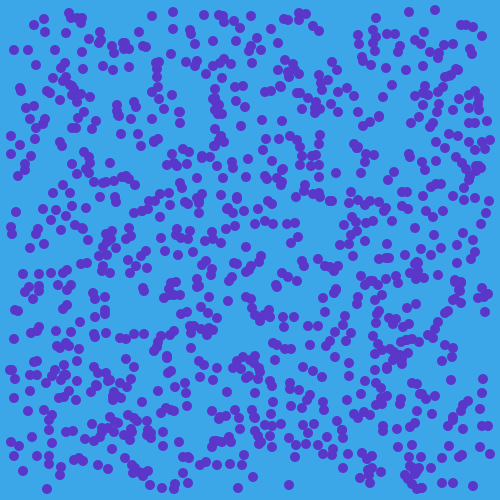
Frame 1 (no input)
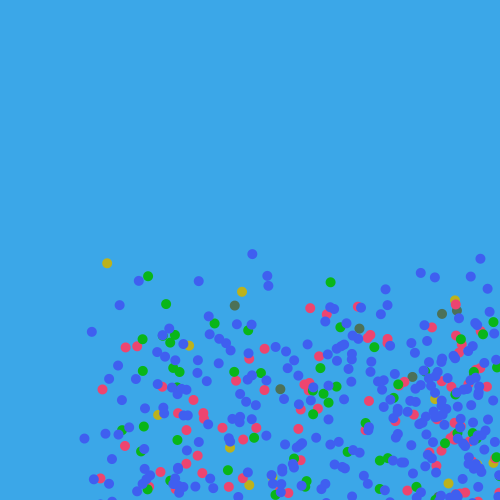
Frame 60 (the mouse pressed at the canvas centre just before this capture)
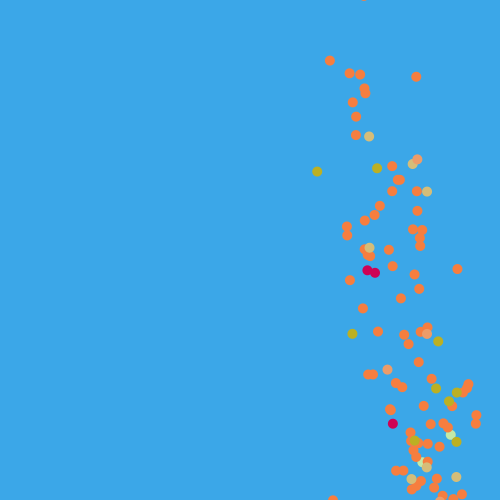
Frame 120 (the mouse held since frame 60 and released just before this capture)

The Processing sketch that drew these frames (run headless with seeded random() and noise(); from frame 60 on, the mouse is pressed at the canvas centre):

// Processing sketch: processing_33726
// ── processing_33726.pde

int numCircles = 1000;
float [] circleX = new float[numCircles];
float [] circleY = new float[numCircles];
float [] velX = new float[numCircles];
int [] rad = new int[numCircles];
float [] r = new float[numCircles];
float [] g = new float[numCircles];
float [] b = new float[numCircles];
float [] velY = new float[numCircles];
 
void setup(){
  size(500,500);
  smooth();
  noStroke();
  frameRate(50);
   
  for(int i=0; i< numCircles; i++){
    rad[i] = 10;
    fill(91,55,201);
    circleX[i] = round(random(rad[i], width-rad[i]));
    circleY[i] = round(random(rad[i], height-rad[i]));
    velX[i] = random(1, 2);
    velY[i] = random(4, 6);
  }
}
 
void draw(){
  background(59, 167, 232);
  noStroke();
  for(int j=0; j< numCircles; j++){
    ellipse(circleX[j], circleY[j],rad[j],rad[j]);
    
    circleX[j] = circleX[j] + velX[j];
    circleY[j] = circleY[j] + velY[j];
    
    r[j] = random(1,255);
    g[j] = random(1,255);
    b[j] = random(1,255);
    
    
    if(circleX[j] <= 0 || circleX[j] >= width){
      velX[j] = -velX[j];
       
    if(circleY[j] >= height || circleY[j] <= 0 ){
      velY[j] = -velY[j];
      fill(r[j],g[j],b[j]);
  }
  
    }
  }
}
  
